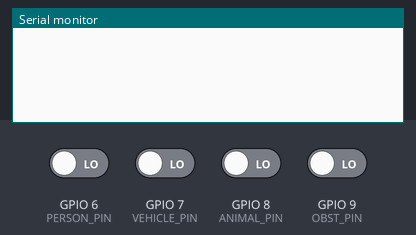
The sketch below on a simulated ESP32-S3. Parts: the last lines printed to the serial monitor. The test bench sets the inputs (shaded band); at power-on: GPIO 6 (PERSON_PIN), GPIO 7 (VEHICLE_PIN), GPIO 8 (ANIMAL_PIN), GPIO 9 (OBST_PIN) LOW.

Above: at 1.8 s.
1.9 s: GPIO 6 (PERSON_PIN) driven HIGH
At 2.4 s:
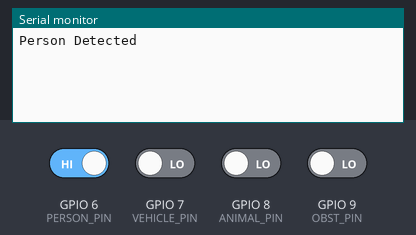
4.0 s: GPIO 6 (PERSON_PIN) driven LOW and GPIO 7 (VEHICLE_PIN) driven HIGH
At 4.4 s:
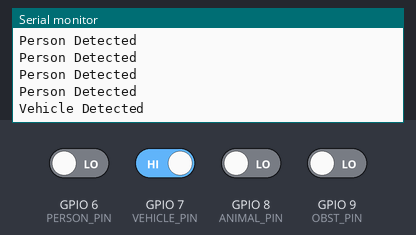
6.0 s: GPIO 7 (VEHICLE_PIN) driven LOW and GPIO 8 (ANIMAL_PIN) driven HIGH
At 6.4 s:
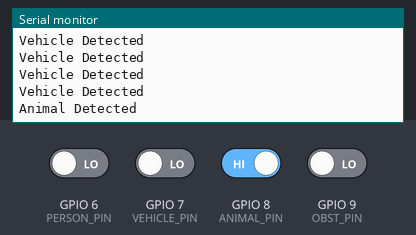

The sketch:

arduinouno_receiveai.ino
```cpp
#define PERSON_PIN 6  // Match ESP32-CAM GPIO
#define VEHICLE_PIN 7   // Match ESP32-CAM GPIO
#define ANIMAL_PIN 8  // Match ESP32-CAM GPIO
#define OBST_PIN 9   // Match ESP32-CAM GPIO

void setup() {
  Serial.begin(9600);

  pinMode(PERSON_PIN, INPUT);
  pinMode(VEHICLE_PIN, INPUT);
  pinMode(ANIMAL_PIN, INPUT);
  pinMode(OBST_PIN, INPUT);

  //pinMode(9, OUTPUT);  // Buzzer or speaker
}

void loop() {
  if (digitalRead(PERSON_PIN) == HIGH) {
    // tone(9, 1000, 5000);
    Serial.println("Person Detected");
  } else if (digitalRead(VEHICLE_PIN) == HIGH) {
    // noTone(9);
    Serial.println("Vehicle Detected");
  }
  else if (digitalRead(ANIMAL_PIN) == HIGH) {
    // noTone(9);
    Serial.println("Animal Detected");
  }
  else if (digitalRead(OBST_PIN) == HIGH) {
    // noTone(9);
    Serial.println("Obstruction Detected");
  }
  // else{
  //   // noTone(9);
  // }
  delay(500);
}
```

Measured:
- after the input at 1.9 s, the serial monitor: prints a new line after 0.10 s (image 1)
- after the input at 4.0 s, the serial monitor: prints a new line at once (image 2)
- after the input at 6.0 s, the serial monitor: prints a new line at once (image 3)
